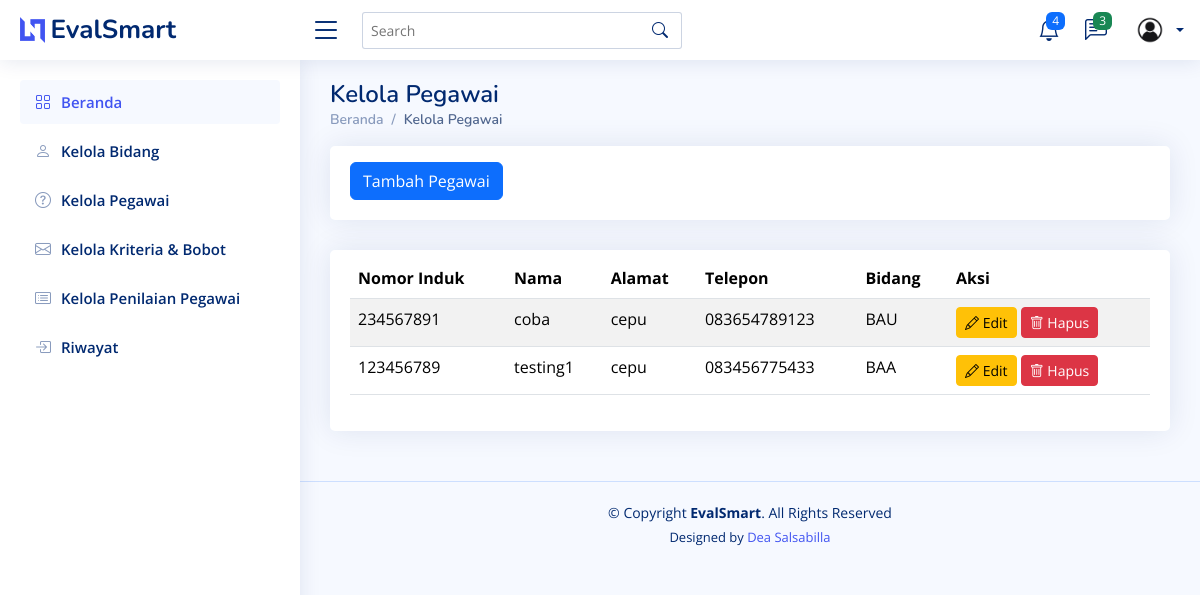
/pegawai/, run on an earlier commit of the app's database.
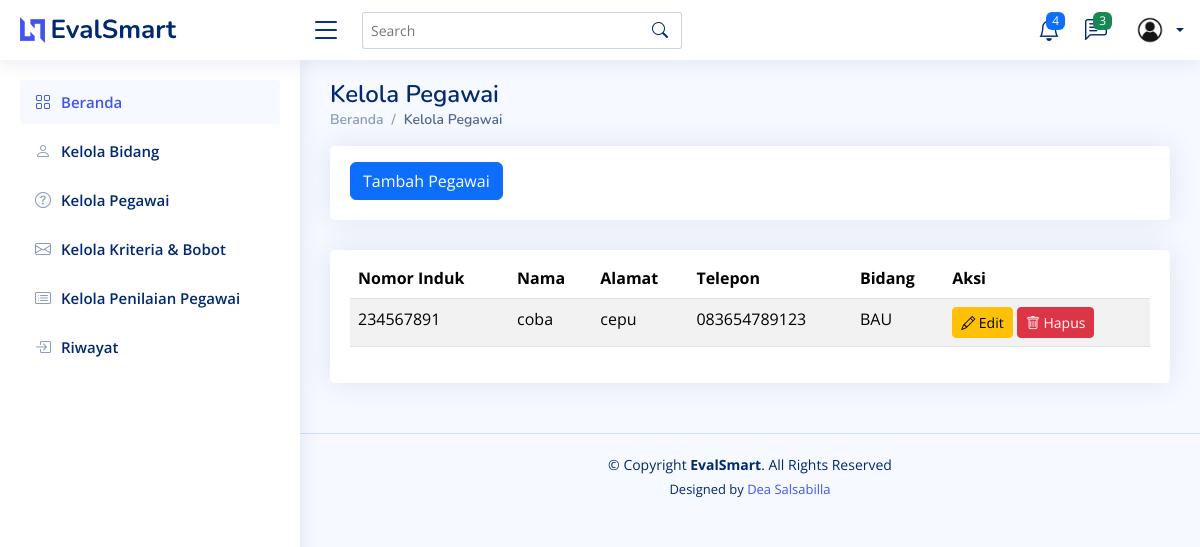
And on a later commit of the database.
### testing/models.py (models this page shows, shortened)
class Pegawai(models.Model):
    id = models.AutoField(primary_key=True)  # ID otomatis
    nomor_induk = models.CharField(max_length=20, unique=True)  # Nomor induk pegawai
    nama = models.CharField(max_length=100)  # Nama pegawai
    alamat = models.TextField()  # Alamat pegawai
    no_telp = models.CharField(max_length=15)  # Nomor telepon pegawai
    bidang = models.ForeignKey(Bidang, on_delete=models.CASCADE)  # Relasi ke tabel Bidang
    class Meta:
        verbose_name_plural = "Pegawai"
        ordering = ['nama']

class Bidang(models.Model):
    id = models.AutoField(primary_key=True)
    nama = models.CharField(max_length=255)
    def __str__(self):  # Nama method harus __str__ (dua garis bawah di kiri dan kanan)
        return self.nama
    class Meta:
        verbose_name_plural = "Bidang"
        ordering = ['id']

### testing/views.py (the view)
# urls.py: path("pegawai/", views.pegawai, name="pegawai"),
def pegawai(request):
    pegawais = Pegawai.objects.all()
    return render(request, 'pegawai.html', {'pegawais' : pegawais})

### testing/templates/pegawai.html (shortened to what this page needs)
<!DOCTYPE html>
<html lang="en">
  <head>
    {% load static %}
    <link href="{% static 'assets/vendor/bootstrap/css/bootstrap.min.css' %}" rel="stylesheet" />
    <link href="{% static 'assets/vendor/bootstrap-icons/bootstrap-icons.css' %}" rel="stylesheet" />
    <link href="{% static 'assets/vendor/boxicons/css/boxicons.min.css' %}" rel="stylesheet" />
    <link href="{% static 'assets/vendor/quill/quill.snow.css' %}" rel="stylesheet" />
    <link href="{% static 'assets/vendor/quill/quill.bubble.css' %}" rel="stylesheet" />
    <link href="{% static 'assets/vendor/remixicon/remixicon.css' %}" rel="stylesheet" />
    <link href="{% static 'assets/vendor/simple-datatables/style.css' %}" rel="stylesheet" />
    <link href="{% static 'assets/css/style.css' %}" rel="stylesheet" />
  </head>
  <body>
    {% include 'partials/header.html' %}
    {% include 'partials/sidebar.html' %}
    <main id="main" class="main">
      <div class="pagetitle">
        <h1>Kelola Pegawai</h1>
        <nav>
          <ol class="breadcrumb">
            <li class="breadcrumb-item">
              <a href="{% url 'home' %}">Beranda</a>
            </li>
            <li class="breadcrumb-item active">Kelola Pegawai</li>
          </ol>
        </nav>
      </div>
      <div class="row">
        <div class="col-lg-12">
          <div class="card">
            <div class="card-body">
              <button class="btn btn-primary mt-3"><a href="{% url 'tambah_pegawai' %}" style="color: white; text-decoration: none;">Tambah Pegawai</a></button>
            </div>
          </div>
        </div>
      </div>
      <section class="section">
        <div class="row">
          <div class="col-lg-12">
            <div class="card">
              <div class="card-body">
                <table class="table table-striped mt-2">
                  <thead>
                    <tr>
                      <th scope="col">Nomor Induk</th>
                      <th scope="col">Nama</th>
                      <th scope="col">Alamat</th>
                      <th scope="col">Telepon</th>
                      <th scope="col">Bidang</th>
                      <th scope="col">Aksi</th>
                    </tr>
                  </thead>
                  <tbody>
                    <tr>
                      {% for pegawai in pegawais %}
                      <td>{{ pegawai.nomor_induk }}</td>
                      <td>{{ pegawai.nama }}</td>
                      <td>{{ pegawai.alamat }}</td>
                      <td>{{ pegawai.no_telp }}</td>
                      <td>{{ pegawai.bidang }}</td>
                      <td>
                        <a href="{% url 'edit_pegawai' pegawai.id %}" class="btn btn-warning btn-sm"><i class="bi bi-pencil"></i> Edit</a>
                        <form action="{% url 'delete_pegawai' pegawai.id %}" method="post" style="display:inline;">
                          <button type="submit" class="btn btn-danger btn-sm" onclick="return confirm('Apakah Anda yakin ingin menghapus bidang ini?');"><i class="bi bi-trash"></i> Hapus</button>
                        </form>
                      </td>
                    </tr>
                  {% empty %}
                    <tr>
                      <td colspan="3" class="text-center">Tidak ada data</td>
                    </tr>
                  {% endfor %}
                  </tbody>
                </table>
              </div>
            </div>
          </div>
        </div>
      </section>
    </main>
    {% include 'partials/footer.html' %}
  </body>
</html>

### testing/templates/partials/header.html (shortened to what this page needs)
{% load static %}
<header id="header" class="header fixed-top d-flex align-items-center">
    <div class="d-flex align-items-center justify-content-between">
      <a href="index.html" class="logo d-flex align-items-center">
        <img src="assets/img/logo.png" alt="" />
        <span class="d-none d-lg-block">EvalSmart</span>
      </a>
      <i class="bi bi-list toggle-sidebar-btn"></i>
    </div>
    <div class="search-bar">
      <form class="search-form d-flex align-items-center" method="POST" action="#">
        <input type="text" name="query" placeholder="Search" title="Enter search keyword" />
        <button type="submit" title="Search"><i class="bi bi-search"></i></button>
      </form>
    </div>
    <nav class="header-nav ms-auto">
      <ul class="d-flex align-items-center">
        <li class="nav-item dropdown">
          <a class="nav-link nav-icon" href="#" data-bs-toggle="dropdown">
            <i class="bi bi-bell"></i>
            <span class="badge bg-primary badge-number">4</span>
          </a>
        </li>
        <li class="nav-item dropdown">
          <a class="nav-link nav-icon" href="#" data-bs-toggle="dropdown">
            <i class="bi bi-chat-left-text"></i>
            <span class="badge bg-success badge-number">3</span>
          </a>
        </li>
        <li class="nav-item dropdown pe-3">
          <a class="nav-link nav-profile d-flex align-items-center pe-0" href="#" data-bs-toggle="dropdown">
            <img src="{% static 'assets/img/user.jpg' %}" alt="Profile" class="rounded-circle" />
            <span class="d-none d-md-block dropdown-toggle ps-2">{{ request.user.username }}</span>
          </a>
        </li>
      </ul>
    </nav>
  </header>

### testing/templates/partials/sidebar.html (shortened to what this page needs)
<aside id="sidebar" class="sidebar">
  <ul class="sidebar-nav" id="sidebar-nav">
    <li class="nav-item">
      <a class="nav-link " href="{% url 'home' %}">
        <i class="bi bi-grid"></i>
        <span>Beranda</span>
      </a>
    </li>
    <li class="nav-item">
      <a class="nav-link collapsed" href="{% url 'bidang' %}">
        <i class="bi bi-person"></i>
        <span>Kelola Bidang</span>
      </a>
    </li>
    <li class="nav-item">
      <a class="nav-link collapsed" href="{% url 'pegawai' %}">
        <i class="bi bi-question-circle"></i>
        <span>Kelola Pegawai</span>
      </a>
    </li>
    <li class="nav-item">
      <a class="nav-link collapsed" href="{% url 'kriteria' %}">
        <i class="bi bi-envelope"></i>
        <span>Kelola Kriteria & Bobot</span>
      </a>
    </li>
    <li class="nav-item">
      <a class="nav-link collapsed" href="{% url 'penilaian' %}">
        <i class="bi bi-card-list"></i>
        <span>Kelola Penilaian Pegawai</span>
      </a>
    </li>
    <li class="nav-item">
      <a class="nav-link collapsed" href="{% url 'riwayat' %}">
        <i class="bi bi-box-arrow-in-right"></i>
        <span>Riwayat</span>
      </a>
    </li>
  </ul>
</aside>

### testing/templates/partials/footer.html
<footer id="footer" class="footer">
    <div class="copyright">
      &copy; Copyright <strong><span>EvalSmart</span></strong>. All Rights Reserved
    </div>
    <div class="credits">
      Designed by <a href="https://instagram.com/dea.salsa.503/" target="_blank">Dea Salsabilla</a>
    </div>
  </footer>

### testing/static/assets/css/style.css (style rules this page uses)
:root { scroll-behavior: smooth; }
body { font-family: "Open Sans", sans-serif; background: #f6f9ff; color: #444444; }
a { color: #4154f1; text-decoration: none; }
h1, h2, h3, h4, h5, h6 { font-family: "Nunito", sans-serif; }
#main { margin-top: 60px; padding: 20px 30px; transition: all 0.3s; }
.pagetitle { margin-bottom: 10px; }
.pagetitle h1 { font-size: 24px; margin-bottom: 0; font-weight: 600; color: #012970; }
.card { margin-bottom: 30px; border: none; border-radius: 5px; box-shadow: 0px 0 30px rgba(1, 41, 112, 0.1); }
.card-body { padding: 0 20px 20px 20px; }
.breadcrumb { font-size: 14px; font-family: "Nunito", sans-serif; color: #899bbd; font-weight: 600; }
.breadcrumb a { color: #899bbd; transition: 0.3s; }
.breadcrumb .breadcrumb-item::before { color: #899bbd; }
.breadcrumb .active { color: #51678f; font-weight: 600; }
.logo { line-height: 1; }
@media (min-width: 1200px) { .logo { width: 280px; } }
.logo img { max-height: 26px; margin-right: 6px; }
.logo span { font-size: 26px; font-weight: 700; color: #012970; font-family: "Nunito", sans-serif; }
.header { transition: all 0.5s; z-index: 997; height: 60px; box-shadow: 0px 2px 20px rgba(1, 41, 112, 0.1); background-color: #fff; padding-left: 20px; }
.header .toggle-sidebar-btn { font-size: 32px; padding-left: 10px; cursor: pointer; color: #012970; }
.header .search-bar { min-width: 360px; padding: 0 20px; }
.header .search-form { width: 100%; }
.header .search-form input { border: 0; font-size: 14px; color: #012970; border: 1px solid rgba(1, 41, 112, 0.2); padding: 7px 38px 7px 8px; border-radius: 3px; transition: 0.3s; width: 100%; }
.header .search-form button { border: 0; padding: 0; margin-left: -30px; background: none; }
.header .search-form button i { color: #012970; }
.header-nav ul { list-style: none; }
.header-nav>ul { margin: 0; padding: 0; }
.header-nav .nav-icon { font-size: 22px; color: #012970; margin-right: 25px; position: relative; }
.header-nav .nav-profile { color: #012970; }
.header-nav .nav-profile img { max-height: 36px; }
.header-nav .nav-profile span { font-size: 14px; font-weight: 600; }
.header-nav .badge-number { position: absolute; inset: -2px -5px auto auto; font-weight: normal; font-size: 12px; padding: 3px 6px; }
.sidebar { position: fixed; top: 60px; left: 0; bottom: 0; width: 300px; z-index: 996; transition: all 0.3s; padding: 20px; overflow-y: auto; scrollbar-width: thin; scrollbar-color: #aab7cf transparent; box-shadow: 0px 0px 20px rgba(1, 41, 112, 0.1); background-color: #fff; }
@media (min-width: 1200px) { #main, #footer { margin-left: 300px; } }
.sidebar-nav { padding: 0; margin: 0; list-style: none; }
.sidebar-nav li { padding: 0; margin: 0; list-style: none; }
.sidebar-nav .nav-item { margin-bottom: 5px; }
.sidebar-nav .nav-link { display: flex; align-items: center; font-size: 15px; font-weight: 600; color: #4154f1; transition: 0.3; background: #f6f9ff; padding: 10px 15px; border-radius: 4px; }
.sidebar-nav .nav-link i { font-size: 16px; margin-right: 10px; color: #4154f1; }
.sidebar-nav .nav-link.collapsed { color: #012970; background: #fff; }
.sidebar-nav .nav-link.collapsed i { color: #899bbd; }
.footer { padding: 20px 0; font-size: 14px; transition: all 0.3s; border-top: 1px solid #cddfff; }
.footer .copyright { text-align: center; color: #012970; }
.footer .credits { padding-top: 5px; text-align: center; font-size: 13px; color: #012970; }

What changed in the data, as far as the page shows it:
removed Pegawai: nomor_induk "123456789", nama "testing1", alamat "cepu", no_telp "083456775433", bidang "BAA"
